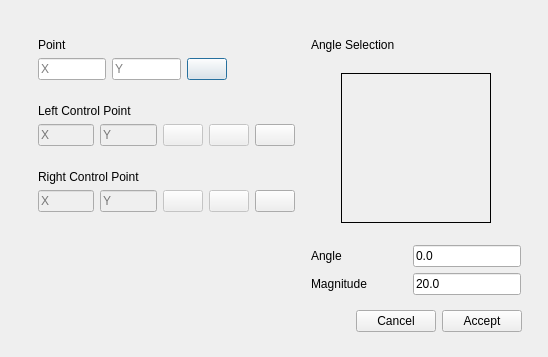
<?xml version="1.0" encoding="UTF-8"?>
<ui version="4.0">
 <class>Form</class>
 <widget class="QDialog" name="Form">
  <property name="geometry">
   <rect>
    <x>0</x>
    <y>0</y>
    <width>548</width>
    <height>357</height>
   </rect>
  </property>
  <property name="windowTitle">
   <string>Bezier Point Editor</string>
  </property>
  <widget class="QFrame" name="verticalFrame_5">
   <property name="geometry">
    <rect>
     <x>20</x>
     <y>20</y>
     <width>511</width>
     <height>321</height>
    </rect>
   </property>
   <property name="sizePolicy">
    <sizepolicy hsizetype="Fixed" vsizetype="Fixed">
     <horstretch>0</horstretch>
     <verstretch>0</verstretch>
    </sizepolicy>
   </property>
   <layout class="QVBoxLayout" name="verticalLayout_6">
    <item>
     <layout class="QHBoxLayout" name="horizontalLayout_7">
      <item>
       <layout class="QVBoxLayout" name="verticalLayout_3">
        <item>
         <widget class="QWidget" name="widget" native="true">
          <layout class="QVBoxLayout" name="verticalLayout_4">
           <item>
            <widget class="QLabel" name="label">
             <property name="sizePolicy">
              <sizepolicy hsizetype="Preferred" vsizetype="Fixed">
               <horstretch>0</horstretch>
               <verstretch>0</verstretch>
              </sizepolicy>
             </property>
             <property name="text">
              <string>Point</string>
             </property>
            </widget>
           </item>
           <item>
            <layout class="QHBoxLayout" name="horizontalLayout_3">
             <item>
              <widget class="QLineEdit" name="linePointXorA">
               <property name="toolTip">
                <string>X</string>
               </property>
               <property name="placeholderText">
                <string>X</string>
               </property>
              </widget>
             </item>
             <item>
              <widget class="QLineEdit" name="linePointYorM">
               <property name="toolTip">
                <string>X</string>
               </property>
               <property name="placeholderText">
                <string>Y</string>
               </property>
              </widget>
             </item>
             <item>
              <widget class="QPushButton" name="btnPointUsePolar">
               <property name="sizePolicy">
                <sizepolicy hsizetype="Fixed" vsizetype="Fixed">
                 <horstretch>0</horstretch>
                 <verstretch>0</verstretch>
                </sizepolicy>
               </property>
               <property name="text">
                <string/>
               </property>
               <property name="icon">
                <iconset resource="../res/icons.qrc">
                 <normaloff>:/icons/ionicons-2.0.1/src/android-radio-button-off.svg</normaloff>:/icons/ionicons-2.0.1/src/android-radio-button-off.svg</iconset>
               </property>
               <property name="checkable">
                <bool>true</bool>
               </property>
               <property name="flat">
                <bool>false</bool>
               </property>
              </widget>
             </item>
             <item>
              <spacer name="horizontalSpacer">
               <property name="orientation">
                <enum>Qt::Horizontal</enum>
               </property>
               <property name="sizeType">
                <enum>QSizePolicy::MinimumExpanding</enum>
               </property>
               <property name="sizeHint" stdset="0">
                <size>
                 <width>68</width>
                 <height>20</height>
                </size>
               </property>
              </spacer>
             </item>
            </layout>
           </item>
          </layout>
         </widget>
        </item>
        <item>
         <widget class="QWidget" name="widget" native="true">
          <layout class="QVBoxLayout" name="verticalLayout">
           <item>
            <widget class="QLabel" name="label_2">
             <property name="sizePolicy">
              <sizepolicy hsizetype="Preferred" vsizetype="Fixed">
               <horstretch>0</horstretch>
               <verstretch>0</verstretch>
              </sizepolicy>
             </property>
             <property name="text">
              <string>Left Control Point</string>
             </property>
            </widget>
           </item>
           <item>
            <layout class="QHBoxLayout" name="horizontalLayout">
             <item>
              <widget class="QLineEdit" name="lineLCtXorA">
               <property name="enabled">
                <bool>false</bool>
               </property>
               <property name="toolTip">
                <string>X</string>
               </property>
               <property name="readOnly">
                <bool>false</bool>
               </property>
               <property name="placeholderText">
                <string>X</string>
               </property>
              </widget>
             </item>
             <item>
              <widget class="QLineEdit" name="lineLCtYorM">
               <property name="enabled">
                <bool>false</bool>
               </property>
               <property name="toolTip">
                <string>X</string>
               </property>
               <property name="autoFillBackground">
                <bool>false</bool>
               </property>
               <property name="readOnly">
                <bool>false</bool>
               </property>
               <property name="placeholderText">
                <string>Y</string>
               </property>
              </widget>
             </item>
             <item>
              <widget class="QPushButton" name="btnLCtrlRelative">
               <property name="enabled">
                <bool>false</bool>
               </property>
               <property name="sizePolicy">
                <sizepolicy hsizetype="Fixed" vsizetype="Fixed">
                 <horstretch>0</horstretch>
                 <verstretch>0</verstretch>
                </sizepolicy>
               </property>
               <property name="text">
                <string/>
               </property>
               <property name="icon">
                <iconset resource="../res/icons.qrc">
                 <normaloff>:/icons/ionicons-2.0.1/src/android-locate.svg</normaloff>:/icons/ionicons-2.0.1/src/android-locate.svg</iconset>
               </property>
               <property name="checkable">
                <bool>true</bool>
               </property>
               <property name="flat">
                <bool>false</bool>
               </property>
              </widget>
             </item>
             <item>
              <widget class="QPushButton" name="btnLCtrlUsePolar">
               <property name="enabled">
                <bool>false</bool>
               </property>
               <property name="sizePolicy">
                <sizepolicy hsizetype="Fixed" vsizetype="Fixed">
                 <horstretch>0</horstretch>
                 <verstretch>0</verstretch>
                </sizepolicy>
               </property>
               <property name="text">
                <string/>
               </property>
               <property name="icon">
                <iconset resource="../res/icons.qrc">
                 <normaloff>:/icons/ionicons-2.0.1/src/android-radio-button-off.svg</normaloff>:/icons/ionicons-2.0.1/src/android-radio-button-off.svg</iconset>
               </property>
               <property name="checkable">
                <bool>true</bool>
               </property>
               <property name="flat">
                <bool>false</bool>
               </property>
              </widget>
             </item>
             <item>
              <widget class="QPushButton" name="btnLCtrlManualAdj">
               <property name="sizePolicy">
                <sizepolicy hsizetype="Fixed" vsizetype="Fixed">
                 <horstretch>0</horstretch>
                 <verstretch>0</verstretch>
                </sizepolicy>
               </property>
               <property name="text">
                <string/>
               </property>
               <property name="icon">
                <iconset resource="../res/icons.qrc">
                 <normaloff>:/icons/ionicons-2.0.1/src/edit.svg</normaloff>:/icons/ionicons-2.0.1/src/edit.svg</iconset>
               </property>
               <property name="checkable">
                <bool>true</bool>
               </property>
               <property name="flat">
                <bool>false</bool>
               </property>
              </widget>
             </item>
            </layout>
           </item>
          </layout>
         </widget>
        </item>
        <item>
         <widget class="QWidget" name="widget" native="true">
          <layout class="QVBoxLayout" name="verticalLayout_2">
           <item>
            <widget class="QLabel" name="label_3">
             <property name="sizePolicy">
              <sizepolicy hsizetype="Preferred" vsizetype="Fixed">
               <horstretch>0</horstretch>
               <verstretch>0</verstretch>
              </sizepolicy>
             </property>
             <property name="text">
              <string>Right Control Point</string>
             </property>
            </widget>
           </item>
           <item>
            <layout class="QHBoxLayout" name="horizontalLayout_2">
             <item>
              <widget class="QLineEdit" name="lineRCtXorA">
               <property name="enabled">
                <bool>false</bool>
               </property>
               <property name="toolTip">
                <string>X</string>
               </property>
               <property name="readOnly">
                <bool>false</bool>
               </property>
               <property name="placeholderText">
                <string>X</string>
               </property>
              </widget>
             </item>
             <item>
              <widget class="QLineEdit" name="lineRCtYorM">
               <property name="enabled">
                <bool>false</bool>
               </property>
               <property name="toolTip">
                <string>X</string>
               </property>
               <property name="readOnly">
                <bool>false</bool>
               </property>
               <property name="placeholderText">
                <string>Y</string>
               </property>
              </widget>
             </item>
             <item>
              <widget class="QPushButton" name="btnRCtrlRelative">
               <property name="enabled">
                <bool>false</bool>
               </property>
               <property name="sizePolicy">
                <sizepolicy hsizetype="Fixed" vsizetype="Fixed">
                 <horstretch>0</horstretch>
                 <verstretch>0</verstretch>
                </sizepolicy>
               </property>
               <property name="text">
                <string/>
               </property>
               <property name="icon">
                <iconset resource="../res/icons.qrc">
                 <normaloff>:/icons/ionicons-2.0.1/src/android-locate.svg</normaloff>:/icons/ionicons-2.0.1/src/android-locate.svg</iconset>
               </property>
               <property name="checkable">
                <bool>true</bool>
               </property>
               <property name="flat">
                <bool>false</bool>
               </property>
              </widget>
             </item>
             <item>
              <widget class="QPushButton" name="btnRCtrlUsePolar">
               <property name="enabled">
                <bool>false</bool>
               </property>
               <property name="sizePolicy">
                <sizepolicy hsizetype="Fixed" vsizetype="Fixed">
                 <horstretch>0</horstretch>
                 <verstretch>0</verstretch>
                </sizepolicy>
               </property>
               <property name="text">
                <string/>
               </property>
               <property name="icon">
                <iconset resource="../res/icons.qrc">
                 <normaloff>:/icons/ionicons-2.0.1/src/android-radio-button-off.svg</normaloff>:/icons/ionicons-2.0.1/src/android-radio-button-off.svg</iconset>
               </property>
               <property name="checkable">
                <bool>true</bool>
               </property>
               <property name="flat">
                <bool>false</bool>
               </property>
              </widget>
             </item>
             <item>
              <widget class="QPushButton" name="btnRCtrlManualAdj">
               <property name="sizePolicy">
                <sizepolicy hsizetype="Fixed" vsizetype="Fixed">
                 <horstretch>0</horstretch>
                 <verstretch>0</verstretch>
                </sizepolicy>
               </property>
               <property name="text">
                <string/>
               </property>
               <property name="icon">
                <iconset resource="../res/icons.qrc">
                 <normaloff>:/icons/ionicons-2.0.1/src/edit.svg</normaloff>:/icons/ionicons-2.0.1/src/edit.svg</iconset>
               </property>
               <property name="checkable">
                <bool>true</bool>
               </property>
               <property name="flat">
                <bool>false</bool>
               </property>
              </widget>
             </item>
            </layout>
           </item>
          </layout>
         </widget>
        </item>
        <item>
         <spacer name="verticalSpacer_3">
          <property name="orientation">
           <enum>Qt::Vertical</enum>
          </property>
          <property name="sizeHint" stdset="0">
           <size>
            <width>20</width>
            <height>40</height>
           </size>
          </property>
         </spacer>
        </item>
       </layout>
      </item>
      <item>
       <spacer name="horizontalSpacer_2">
        <property name="orientation">
         <enum>Qt::Horizontal</enum>
        </property>
        <property name="sizeHint" stdset="0">
         <size>
          <width>40</width>
          <height>20</height>
         </size>
        </property>
       </spacer>
      </item>
      <item>
       <widget class="QFrame" name="verticalFrame_5">
        <property name="sizePolicy">
         <sizepolicy hsizetype="Fixed" vsizetype="Fixed">
          <horstretch>0</horstretch>
          <verstretch>0</verstretch>
         </sizepolicy>
        </property>
        <layout class="QVBoxLayout" name="verticalLayout_5">
         <property name="leftMargin">
          <number>1</number>
         </property>
         <property name="rightMargin">
          <number>1</number>
         </property>
         <item>
          <widget class="QLabel" name="label_7">
           <property name="text">
            <string>Angle Selection</string>
           </property>
          </widget>
         </item>
         <item>
          <spacer name="verticalSpacer">
           <property name="orientation">
            <enum>Qt::Vertical</enum>
           </property>
           <property name="sizeHint" stdset="0">
            <size>
             <width>20</width>
             <height>40</height>
            </size>
           </property>
          </spacer>
         </item>
         <item>
          <layout class="QHBoxLayout" name="horizontalLayout_8">
           <property name="topMargin">
            <number>0</number>
           </property>
           <item>
            <widget class="QLabel" name="lblPreview">
             <property name="sizePolicy">
              <sizepolicy hsizetype="Maximum" vsizetype="Maximum">
               <horstretch>0</horstretch>
               <verstretch>0</verstretch>
              </sizepolicy>
             </property>
             <property name="minimumSize">
              <size>
               <width>150</width>
               <height>150</height>
              </size>
             </property>
             <property name="maximumSize">
              <size>
               <width>150</width>
               <height>150</height>
              </size>
             </property>
             <property name="frameShape">
              <enum>QFrame::Box</enum>
             </property>
             <property name="text">
              <string/>
             </property>
             <property name="alignment">
              <set>Qt::AlignCenter</set>
             </property>
            </widget>
           </item>
          </layout>
         </item>
         <item>
          <spacer name="verticalSpacer_2">
           <property name="orientation">
            <enum>Qt::Vertical</enum>
           </property>
           <property name="sizeHint" stdset="0">
            <size>
             <width>20</width>
             <height>40</height>
            </size>
           </property>
          </spacer>
         </item>
         <item>
          <layout class="QHBoxLayout" name="horizontalLayout_6">
           <item>
            <widget class="QLabel" name="label_5">
             <property name="sizePolicy">
              <sizepolicy hsizetype="Maximum" vsizetype="Preferred">
               <horstretch>0</horstretch>
               <verstretch>0</verstretch>
              </sizepolicy>
             </property>
             <property name="maximumSize">
              <size>
               <width>62</width>
               <height>16777215</height>
              </size>
             </property>
             <property name="text">
              <string>Angle</string>
             </property>
            </widget>
           </item>
           <item>
            <spacer name="horizontalSpacer_5">
             <property name="orientation">
              <enum>Qt::Horizontal</enum>
             </property>
             <property name="sizeHint" stdset="0">
              <size>
               <width>40</width>
               <height>20</height>
              </size>
             </property>
            </spacer>
           </item>
           <item>
            <widget class="QLineEdit" name="lineAngle">
             <property name="sizePolicy">
              <sizepolicy hsizetype="Fixed" vsizetype="Fixed">
               <horstretch>0</horstretch>
               <verstretch>0</verstretch>
              </sizepolicy>
             </property>
             <property name="toolTip">
              <string>X</string>
             </property>
             <property name="text">
              <string>0.0</string>
             </property>
             <property name="alignment">
              <set>Qt::AlignLeading|Qt::AlignLeft|Qt::AlignVCenter</set>
             </property>
             <property name="placeholderText">
              <string/>
             </property>
            </widget>
           </item>
          </layout>
         </item>
         <item>
          <layout class="QHBoxLayout" name="horizontalLayout_5">
           <item>
            <widget class="QLabel" name="label_6">
             <property name="sizePolicy">
              <sizepolicy hsizetype="Maximum" vsizetype="Preferred">
               <horstretch>0</horstretch>
               <verstretch>0</verstretch>
              </sizepolicy>
             </property>
             <property name="text">
              <string>Magnitude</string>
             </property>
            </widget>
           </item>
           <item>
            <spacer name="horizontalSpacer_3">
             <property name="orientation">
              <enum>Qt::Horizontal</enum>
             </property>
             <property name="sizeHint" stdset="0">
              <size>
               <width>40</width>
               <height>20</height>
              </size>
             </property>
            </spacer>
           </item>
           <item>
            <widget class="QLineEdit" name="lineMagnitude">
             <property name="sizePolicy">
              <sizepolicy hsizetype="Fixed" vsizetype="Fixed">
               <horstretch>0</horstretch>
               <verstretch>0</verstretch>
              </sizepolicy>
             </property>
             <property name="toolTip">
              <string>X</string>
             </property>
             <property name="text">
              <string>20.0</string>
             </property>
             <property name="placeholderText">
              <string/>
             </property>
            </widget>
           </item>
          </layout>
         </item>
        </layout>
       </widget>
      </item>
     </layout>
    </item>
    <item>
     <layout class="QHBoxLayout" name="horizontalLayout_4">
      <item>
       <spacer name="horizontalSpacer_4">
        <property name="orientation">
         <enum>Qt::Horizontal</enum>
        </property>
        <property name="sizeHint" stdset="0">
         <size>
          <width>40</width>
          <height>20</height>
         </size>
        </property>
       </spacer>
      </item>
      <item>
       <widget class="QPushButton" name="btnCancel">
        <property name="text">
         <string>Cancel</string>
        </property>
       </widget>
      </item>
      <item>
       <widget class="QPushButton" name="btnAccept">
        <property name="text">
         <string>Accept</string>
        </property>
       </widget>
      </item>
     </layout>
    </item>
   </layout>
  </widget>
 </widget>
 <resources>
  <include location="../res/icons.qrc"/>
 </resources>
 <connections>
  <connection>
   <sender>btnAccept</sender>
   <signal>clicked()</signal>
   <receiver>Form</receiver>
   <slot>accept()</slot>
   <hints>
    <hint type="sourcelabel">
     <x>484</x>
     <y>323</y>
    </hint>
    <hint type="destinationlabel">
     <x>273</x>
     <y>178</y>
    </hint>
   </hints>
  </connection>
  <connection>
   <sender>btnCancel</sender>
   <signal>clicked()</signal>
   <receiver>Form</receiver>
   <slot>reject()</slot>
   <hints>
    <hint type="sourcelabel">
     <x>390</x>
     <y>323</y>
    </hint>
    <hint type="destinationlabel">
     <x>273</x>
     <y>178</y>
    </hint>
   </hints>
  </connection>
 </connections>
</ui>
